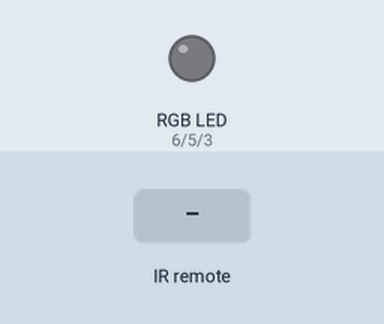
A sketch run on a simulated Arduino Uno, built with avr-gcc and run on an emulated ATmega328P. On the bench: an RGB LED mixed from three pins (HIGH = lit). The inputs (shaded band) are chosen by the test bench.

Above: at 1.2 s.
1.3 s: infrared code 0xFF02FD received
At 2.4 s:
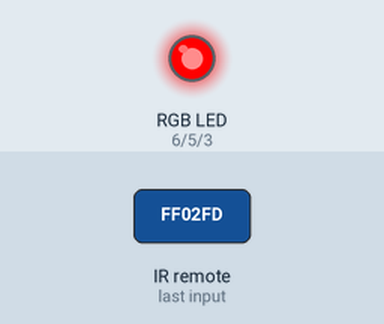
2.8 s: infrared code 0xFF12ED received
At 3.6 s:
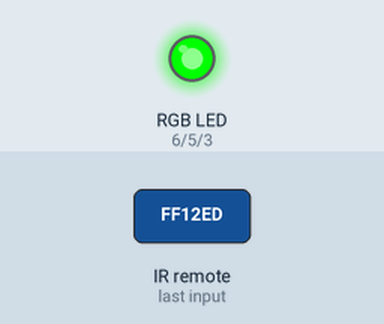
4.3 s: infrared code 0xFF0AF5 received
At 4.8 s:
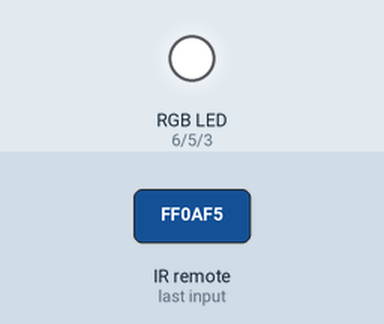
5.8 s: infrared code 0xFF1AE5 received
At 7.0 s:
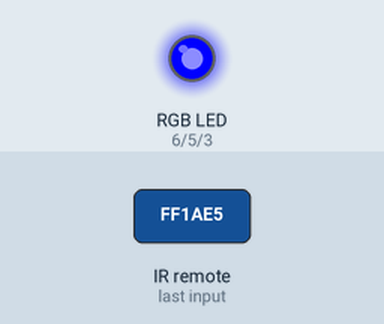
7.3 s: infrared code 0xFFFFFFFF received
At 8.4 s:
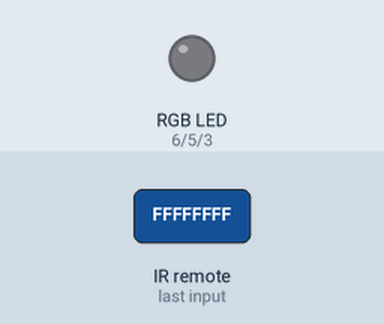
Timing chart, 0 to 9.8 s (numbered marks = the images above; inputs shaded):
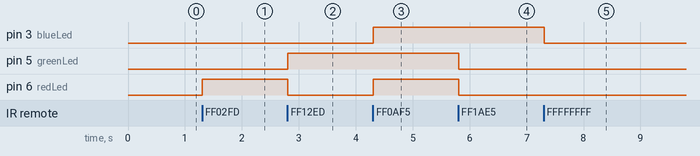

Measured:
- after the input at 1.3 s, pin 6 (redLed): LOW → HIGH at once
- after the input at 2.8 s, pin 5 (greenLed): LOW → HIGH at once; pin 6 (redLed): HIGH → LOW at once
- after the input at 4.3 s, pin 3 (blueLed), pin 6 (redLed): LOW → HIGH at once
- after the input at 5.8 s, pin 5 (greenLed), pin 6 (redLed): HIGH → LOW at once
- after the input at 7.3 s, pin 3 (blueLed): HIGH → LOW at once

The sketch:

IR_RGB_LEDs.ino
```cpp
 /*
 *  Controlling a RGB LED with a TV Remote
 *
 *  Modified IRrecvDemo example from Ken Shirriff IRremote Library
 *  Ken Shirriff
 *  http://arcfn.com
 *
 *  Modified by Eric Mutua,
 *  www.github.com/ertush
 *
 */

#include <IRremote.h>

int RECV_PIN = 8; // IR Receiver - Arduino Pin Number 8

IRrecv irrecv(RECV_PIN);

decode_results results;

int greenLed = 5;
int redLed = 6;
int blueLed = 3;

void setup()
{
  Serial.begin(9600);
  irrecv.enableIRIn(); // Start the receiver
  pinMode(greenLed, OUTPUT);
  pinMode(redLed, OUTPUT);
  pinMode(blueLed, OUTPUT);
}

void loop() {

  if (irrecv.decode(&results)) {

    if (results.value == 0xFF02FD) { // Red Button
      setColor(0, 255, 0);  // Sets Red Color to the RGB LED
      delay(100);
      }
    if (results.value == 0xFF12ED) { // Green Button
       setColor(255, 0, 0);  // Green Color
      delay(100);
      }
    if (results.value == 0xFF0AF5) { // Yellow Button
      setColor(255, 255, 255);  // Yellow Color
      delay(100);
      }
    if (results.value == 0xFF1AE5) { // Blue Button
      setColor(0, 0, 255);  // Blue Color
      delay(100);
      }
     if (results.value == 0xFFFFFFFF) { // Stop Button
      setColor(0, 0, 0);  // OFF
      delay(100);
      }

    irrecv.resume(); // Receive the next value
  }
  delay(100);
}
// Custom made function for activating the RGB LED
void setColor(int green, int red, int blue)
{
  analogWrite(greenLed, green); // Sends PWM signal to the Red pin
  analogWrite(redLed, red);
  analogWrite(blueLed, blue);
}
```
